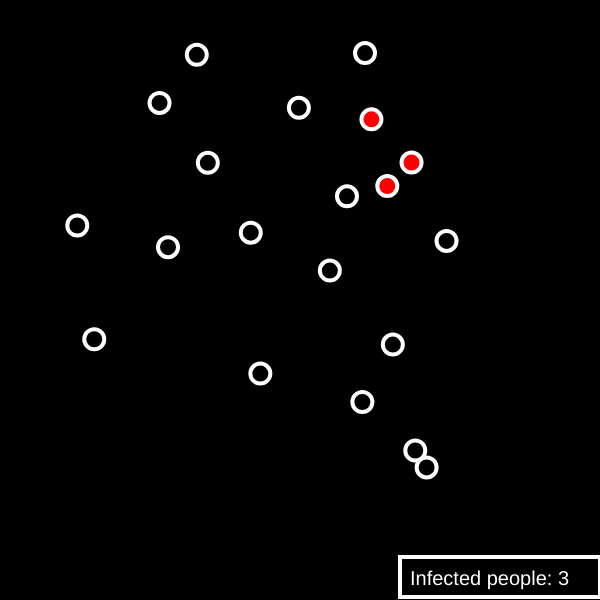
Frame 1 (no input)
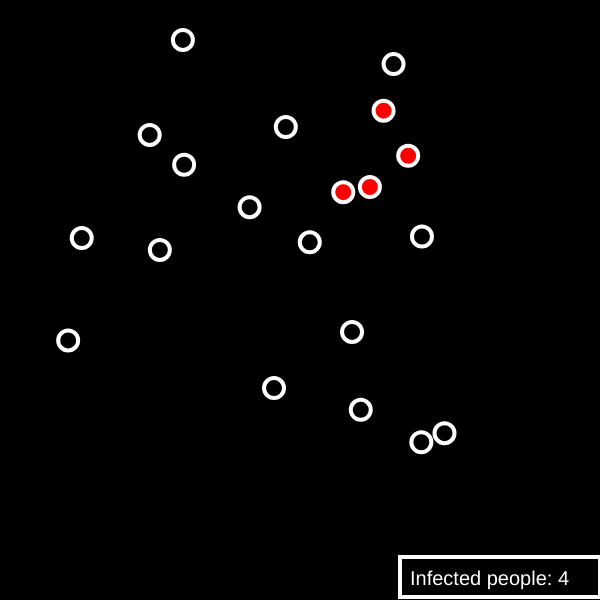
Frame 60 (no input)
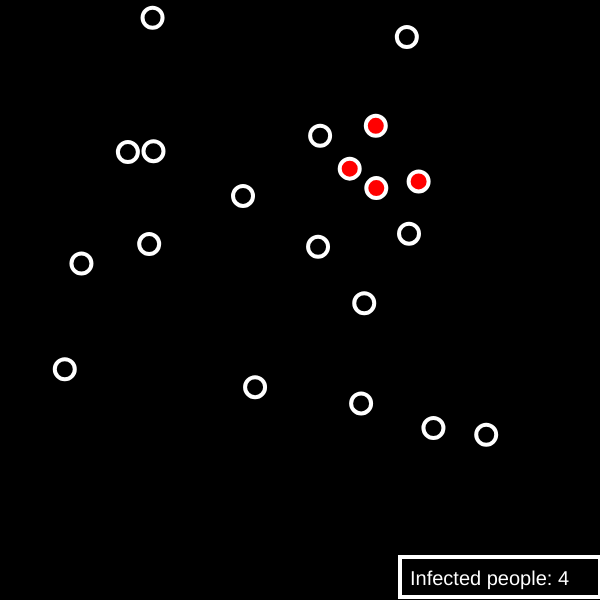
Frame 120 (the mouse pressed at the canvas centre since frame 60)

The p5.js sketch that drew these frames (run headless with seeded random() and noise() and a simulated clock; from frame 60 on, the mouse is pressed at the canvas centre):

// p5.js sketch
// ── sketch.js
/// <reference path="./p5.global-mode.d.ts" />
let bubbles = [];
var infection_count = 3; 
var b;
function setup() {
  createCanvas(600, 600);
  for (let i = 0; i < 20; i++) {
    let x = random(50,500);
    let y = random(20,500); 
    let r = 10;
    bubbles[i] = new Bubble(x, y, r);
  }
  for (let j = 0; j < 3; j++) {
      bubbles[j].infect();

      
  }
//   b= createButton('launch')
//  b.mousePressed(launch());
}
// function launch() {
//   for (let j = 0; j < 3; j++) {
//       bubbles[j].infect();

      
//   }
// }

function draw() {
  background(0);

  for (let b of bubbles) {
    b.show();
    b.move();
    let overlapping = false;
    for (let other of bubbles) {
      if (b !== other && b.intersects(other)) {
        overlapping = true;
      }
    }
    if (overlapping) {
     let  ret=b.changeColor(255);
     if(ret===true){
         infection_count++;
     }
    }
  }
//   for (let b of bubbles){
//       if(b.infected()){
//           infection_count=infection_count+1;
//       }
//   }


stroke(255);
fill(0);
rect(400, 557, 200, 40);
noStroke();
fill(255);
textSize(20)
text('Infected people: '+infection_count,410,585);
}


class Bubble {
  constructor(x, y, r) {
    this.x = x;
    this.y = y;
    this.r = r;
    this.brightness = 0;
  }

  intersects(other) {
    let d = dist(this.x, this.y, other.x, other.y);
    if(other.brightness===255){
        return d < this.r + other.r
    }
    ;
    // if (d < this.r + other.r) {
    //   return true;
    // } else { 
    //   return false;
    // }
  }

  changeColor() {
     if(this.brightness===0){
         this.brightness = 255;
         return true;
     } 
     else{
         return false;
     }
    
  }

  contains(px, py) {
    let d = dist(px, py, this.x, this.y);
    if (d < this.r) {
      return true;
    } else {
      return false;
    }
  }

  move() {
    this.x = this.x + random(-4, 4);
    this.y = this.y + random(-4, 4);
  }

  show() {
    stroke(255);
    // strokeFill(this.brightness,0,0);
    strokeWeight(4);
    fill(this.brightness,0,0,);
    ellipse(this.x, this.y, this.r * 2);
  }


  infect(){
      this.brightness= 255;
  }

  infected(){
      if (this.brightness===255) {
          return true;
      }
      else{
          return false;
      }
  }

}
